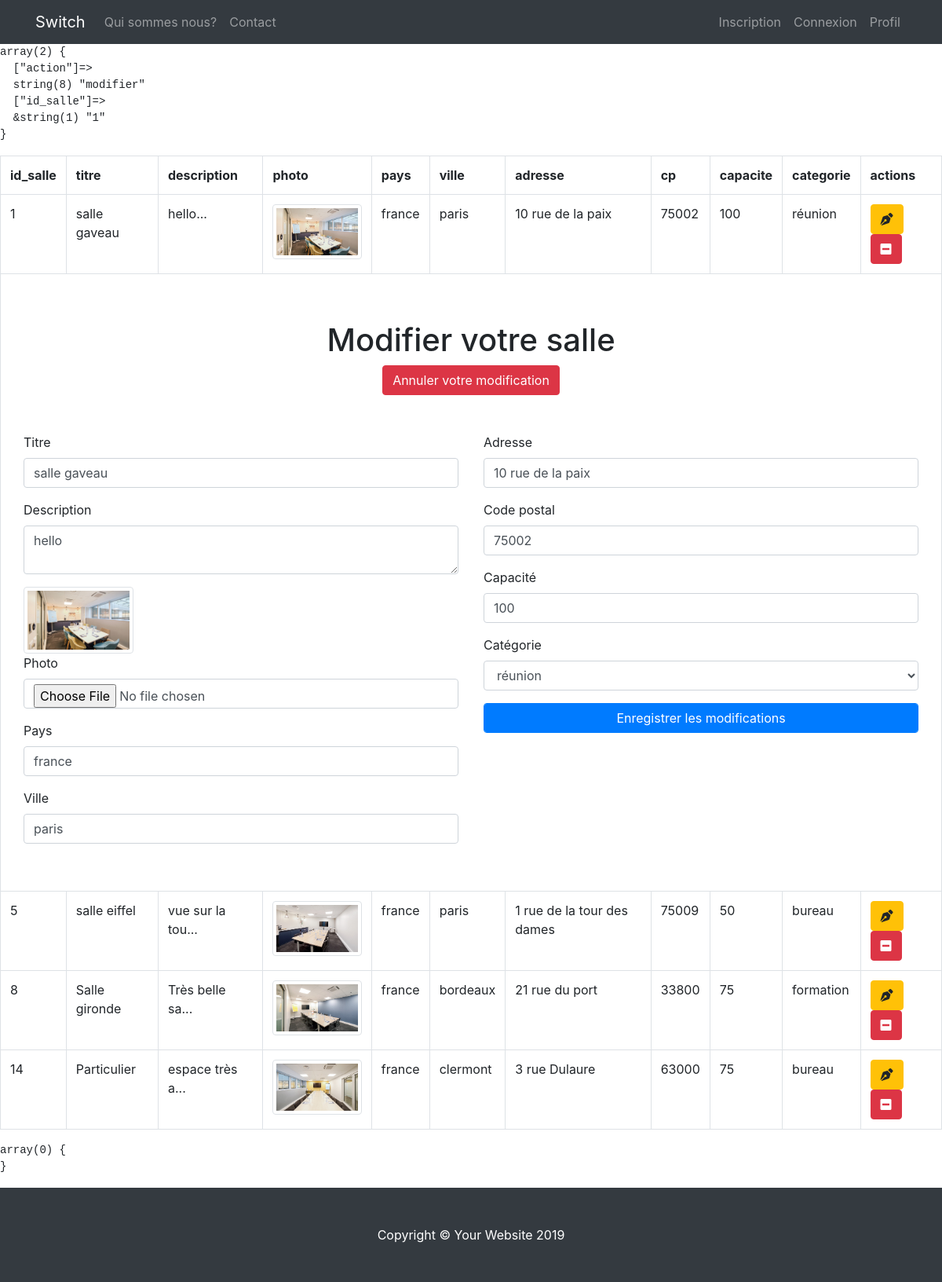
The app's page /admin/gestion_salle.php?action=modifier&id_salle=1 with its own data.
### tables this page shows
CREATE TABLE IF NOT EXISTS `salle` (
  `id_salle` int(3) NOT NULL AUTO_INCREMENT,
  `titre` varchar(200) NOT NULL,
  `description` text NOT NULL,
  `photo` varchar(200) NOT NULL,
  `pays` varchar(20) NOT NULL,
  `ville` varchar(20) NOT NULL,
  `adresse` varchar(50) NOT NULL,
  `cp` int(5) NOT NULL,
  `capacite` int(3) NOT NULL,
  `categorie` enum('réunion','bureau','formation') NOT NULL,
  PRIMARY KEY (`id_salle`)
);

### admin/gestion_salle.php (the view, shortened to what this page needs)
<?php
include '../inc/init.inc.php';
include '../inc/fonction.inc.php';
$titre ='';
$description ='';
$pays ='';
$ville = '';
$adresse = '';
$cp = '';
$capacite = '';
$categorie = '';
if(isset($_GET['action']) && $_GET['action'] == 'modifier' && !empty($_GET['id_salle'])) {
    $infos_salle = $pdo->prepare("SELECT * FROM salle WHERE id_salle = :id_salle");
    $infos_salle->bindParam(":id_salle", $_GET['id_salle'], PDO::PARAM_STR);
    $infos_salle->execute();
    if($infos_salle->rowCount() > 0){
        $_salle_actuelle = $infos_salle->fetch(PDO::FETCH_ASSOC);
        $titre =$_salle_actuelle['titre'];
        $description =$_salle_actuelle['description'];
        $pays =$_salle_actuelle['pays'];
        $ville = $_salle_actuelle['ville'];
        $adresse = $_salle_actuelle['adresse'];
        $cp = $_salle_actuelle['cp'];
        $capacite = $_salle_actuelle['capacite'];
        $categorie = $_salle_actuelle['categorie'];
        $photo_actuelle = $_salle_actuelle['photo'];
    }
}
include '../inc/header.inc.php';
include '../inc/nav.inc.php';
$liste_salle = $pdo->query("SELECT * FROM salle");
echo '<div class="table-responsive">';
echo '<table class="table table-bordered">';
echo '<tr>';
echo '<th>id_salle</th>';
echo '<th>titre</th>';
echo '<th>description</th>';
echo '<th>photo</th>';
echo '<th>pays</th>';
echo '<th>ville</th>';
echo '<th>adresse</th>';
echo '<th>cp</th>';
echo '<th>capacite</th>';
echo '<th>categorie</th>';
echo '<th>actions</th>';
echo '</tr>';
while($salle = $liste_salle->fetch(PDO::FETCH_ASSOC)) {
    echo'<tr>';
    echo '<td>'. $salle['id_salle'] . '</td>';
    echo '<td>'. $salle['titre'] . '</td>';
    echo '<td>'. substr($salle['description'],0 ,14) . '...</td>';
    echo '<td><img src="'. URL . 'img/' . $salle['photo'] . '" class="img-thumbnail" width="140"></td>';
    echo '<td>'. $salle['pays'] . '</td>';
    echo '<td>'. $salle['ville'] . '</td>';
    echo '<td>'. $salle['adresse'] . '</td>';
    echo '<td>'. $salle['cp'] . '</td>';
    echo '<td>'. $salle['capacite'] . '</td>';
    echo '<td>'. $salle['categorie'] . '</td>';
    echo '<td>
              <a href="?action=modifier&id_salle='. $salle['id_salle'] . '" class="btn btn-warning"><i class="fas fa-pen-nib"></i></a>
              <a href="?action=supprimer&id_salle='. $salle['id_salle'] . '" class="btn btn-danger" onclick="return(confirm(\'Etes-vous sûr ?\'))"><i class="fas fa-minus-square"></i></a>
          </td>';
    echo'</tr>';
    echo '</div>';
    if(isset($_GET['action']) && $_GET['action'] == 'modifier' && isset($_GET['id_salle']) && $_GET['id_salle'] == $salle['id_salle']){
        ?>
        <tr>
            <td colspan="11">
                <form action="?action=enregistrer" method="POST" enctype="multipart/form-data">
                    <h1 class="text-center pt-5">Modifier votre salle</h1>
                    <p class="text-center"><a href="?action=annuler" class="btn btn-danger">Annuler votre modification</a></p>
                    <div class="row p-3">
                        <div class="col-6 p-3">
                            <div class="form-group">
                                <label for="titre">Titre</label>
                                <input type="text" id="titre" name="titre" value="<?php echo $titre; ?>" class="form-control">
                            </div>
                            <div class="form-group">
                                <label for="description">Description</label>
                                <textarea name="description" id="description" class="form-control"><?php echo $description; ?></textarea>
                            </div>
                            <?php
                            if (!empty($photo_actuelle)){
                                echo '<img src="'. URL . 'img/' . $photo_actuelle . '" class="img-thumbnail" width="140">';
                            }
                            ?>
                            <div class="form-group">
                                <label for="photo">Photo</label>
                                <input type="file" name="photo" id="photo" value="<?php echo $photo_actuelle; ?>" class="form-control">
                            </div>
                            <div class="form-group">
                                <label for="pays">Pays</label>
                                <input type="text" id="pays" name="pays" value="<?php echo $pays; ?>" class="form-control">
                            </div>
                            <div class="form-group">
                                <label for="ville">Ville</label>
                                <input type="text" id="ville" name="ville" value="<?php echo $ville; ?>" class="form-control">
                            </div>
                        </div>
                        <div class="col-6 p-3">
                            <div class="form-group">
                                <label for="adresse">Adresse</label>
                                <input type="text" id="adresse" name="adresse" value="<?php echo $adresse; ?>" class="form-control">
                            </div>
                            <div class="form-group">
                                <label for="cp">Code postal</label>
                                <input type="number" id="cp" name="cp" value="<?php echo $cp; ?>" class="form-control">
                            </div>
                            <div class="form-group">
                                <label for="capacite">Capacité</label>
                                <input type="number" id="capacite" name="capacite" value="<?php echo $capacite; ?>" class="form-control">
                            </div>
                            <div class="form-group">
                                <label for="categorie">Catégorie</label>
                                <select name="categorie" id="categorie" class="form-control">
                                    <option <?php if($categorie == 'reunion') { echo 'selected';} ?> >réunion</option>
                                </select>
                            </div>
                            <div class="form-group">
                                <button type="submit" name="enregistrement" id="enregistrement"
                                   class="form-control btn btn-primary"> Enregistrer les modifications</button>
                            </div>
                        </div>
                    </div>
                </form>
            </td>
        </tr>
        <?php
    }
}
?>
<?php
include '../inc/footer.inc.php';

### css/style.css (style rules this page uses)
body { padding-top: 56px; }

### records on screen
salle: id_salle "1", titre "salle gaveau", description "hello", photo (picture), pays "france", ville "paris", adresse "10 rue de la paix", cp "75002", capacite "100", categorie "réunion", id_salle "array(2) { [\"action\"]=> string(8) \"modifier\" [\"id_salle\"]=> &string(1) \"1\" }"
salle: id_salle "5", titre "salle eiffel", description "vue sur la tou", photo (picture), pays "france", ville "paris", adresse "1 rue de la tour des dames", cp "75009", capacite "50", categorie "bureau"
salle: id_salle "8", titre "Salle gironde", description "Très belle sa", photo (picture), pays "france", ville "bordeaux", adresse "21 rue du port", cp "33800", capacite "75", categorie "formation"
salle: id_salle "14", titre "Particulier", description "espace très a", photo (picture), pays "france", ville "clermont", adresse "3 rue Dulaure", cp "63000", capacite "75", categorie "bureau"
